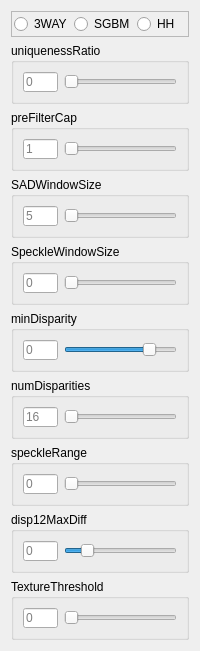
     <widget class="QWidget" name="page_opencv">
      <layout class="QGridLayout" name="gridLayout">
       <item row="1" column="0">
        <widget class="QGroupBox" name="groupBox">
         <property name="toolTip">
          <string>视差唯一性百分比</string>
         </property>
         <property name="title">
          <string>uniquenessRatio</string>
         </property>
         <layout class="QHBoxLayout" name="horizontalLayout_3">
          <item>
           <widget class="QLineEdit" name="lineEdit_uniradio">
            <property name="minimumSize">
             <size>
              <width>35</width>
              <height>20</height>
             </size>
            </property>
            <property name="maximumSize">
             <size>
              <width>30</width>
              <height>20</height>
             </size>
            </property>
            <property name="readOnly">
             <bool>true</bool>
            </property>
            <property name="placeholderText">
             <string>0</string>
            </property>
           </widget>
          </item>
          <item>
           <widget class="QSlider" name="horizontalSlider_uniradio">
            <property name="minimumSize">
             <size>
              <width>0</width>
              <height>20</height>
             </size>
            </property>
            <property name="maximumSize">
             <size>
              <width>16777215</width>
              <height>20</height>
             </size>
            </property>
            <property name="maximum">
             <number>50</number>
            </property>
            <property name="orientation">
             <enum>Qt::Horizontal</enum>
            </property>
           </widget>
          </item>
         </layout>
        </widget>
       </item>
       <item row="2" column="0">
        <widget class="QGroupBox" name="groupBox_2">
         <property name="toolTip">
          <string>前置滤波器截断值</string>
         </property>
         <property name="title">
          <string>preFilterCap</string>
         </property>
         <layout class="QHBoxLayout" name="horizontalLayout_4">
          <item>
           <widget class="QLineEdit" name="lineEdit_prefilcap">
            <property name="minimumSize">
             <size>
              <width>35</width>
              <height>20</height>
             </size>
            </property>
            <property name="maximumSize">
             <size>
              <width>30</width>
              <height>20</height>
             </size>
            </property>
            <property name="readOnly">
             <bool>true</bool>
            </property>
            <property name="placeholderText">
             <string>1</string>
            </property>
           </widget>
          </item>
          <item>
           <widget class="QSlider" name="horizontalSlider_prefilcap">
            <property name="minimumSize">
             <size>
              <width>0</width>
              <height>20</height>
             </size>
            </property>
            <property name="maximumSize">
             <size>
              <width>16777215</width>
              <height>20</height>
             </size>
            </property>
            <property name="minimum">
             <number>1</number>
            </property>
            <property name="maximum">
             <number>100</number>
            </property>
            <property name="orientation">
             <enum>Qt::Horizontal</enum>
            </property>
           </widget>
          </item>
         </layout>
        </widget>
       </item>
       <item row="8" column="0">
        <widget class="QGroupBox" name="groupBox_10">
         <property name="toolTip">
          <string>左右视差图的最大容许差异</string>
         </property>
         <property name="title">
          <string>disp12MaxDiff</string>
         </property>
         <layout class="QHBoxLayout" name="horizontalLayout_10">
          <item>
           <widget class="QLineEdit" name="lineEdit_maxdifdisp12">
            <property name="minimumSize">
             <size>
              <width>35</width>
              <height>20</height>
             </size>
            </property>
            <property name="maximumSize">
             <size>
              <width>30</width>
              <height>20</height>
             </size>
            </property>
            <property name="readOnly">
             <bool>true</bool>
            </property>
            <property name="placeholderText">
             <string>0</string>
            </property>
           </widget>
          </item>
          <item>
           <widget class="QSlider" name="horizontalSlider_maxdifdisp12">
            <property name="minimumSize">
             <size>
              <width>0</width>
              <height>20</height>
             </size>
            </property>
            <property name="maximumSize">
             <size>
              <width>16777215</width>
              <height>20</height>
             </size>
            </property>
            <property name="minimum">
             <number>-1</number>
            </property>
            <property name="maximum">
             <number>5</number>
            </property>
            <property name="orientation">
             <enum>Qt::Horizontal</enum>
            </property>
           </widget>
          </item>
         </layout>
        </widget>
       </item>
       <item row="3" column="0">
        <widget class="QGroupBox" name="groupBox_3">
         <property name="toolTip">
          <string>SAD窗口大小</string>
         </property>
         <property name="title">
          <string>SADWindowSize</string>
         </property>
         <layout class="QHBoxLayout" name="horizontalLayout_5">
          <item>
           <widget class="QLineEdit" name="lineEdit_SadWinSiz">
            <property name="minimumSize">
             <size>
              <width>35</width>
              <height>20</height>
             </size>
            </property>
            <property name="maximumSize">
             <size>
              <width>30</width>
              <height>20</height>
             </size>
            </property>
            <property name="readOnly">
             <bool>true</bool>
            </property>
            <property name="placeholderText">
             <string>5</string>
            </property>
           </widget>
          </item>
          <item>
           <widget class="QSlider" name="horizontalSlider_SadWinSiz">
            <property name="minimumSize">
             <size>
              <width>0</width>
              <height>20</height>
             </size>
            </property>
            <property name="maximumSize">
             <size>
              <width>16777215</width>
              <height>20</height>
             </size>
            </property>
            <property name="minimum">
             <number>5</number>
            </property>
            <property name="maximum">
             <number>51</number>
            </property>
            <property name="singleStep">
             <number>2</number>
            </property>
            <property name="pageStep">
             <number>2</number>
            </property>
            <property name="orientation">
             <enum>Qt::Horizontal</enum>
            </property>
           </widget>
          </item>
         </layout>
        </widget>
       </item>
       <item row="4" column="0">
        <widget class="QGroupBox" name="groupBox_4">
         <property name="toolTip">
          <string>视差连通区域变化度的窗口大小</string>
         </property>
         <property name="title">
          <string>SpeckleWindowSize</string>
         </property>
         <layout class="QHBoxLayout" name="horizontalLayout_6">
          <item>
           <widget class="QLineEdit" name="lineEdit_specwinsz">
            <property name="minimumSize">
             <size>
              <width>35</width>
              <height>20</height>
             </size>
            </property>
            <property name="maximumSize">
             <size>
              <width>30</width>
              <height>20</height>
             </size>
            </property>
            <property name="readOnly">
             <bool>true</bool>
            </property>
            <property name="placeholderText">
             <string>0</string>
            </property>
           </widget>
          </item>
          <item>
           <widget class="QSlider" name="horizontalSlider_specwinsz">
            <property name="minimumSize">
             <size>
              <width>0</width>
              <height>20</height>
             </size>
            </property>
            <property name="maximumSize">
             <size>
              <width>16777215</width>
              <height>20</height>
             </size>
            </property>
            <property name="maximum">
             <number>200</number>
            </property>
            <property name="orientation">
             <enum>Qt::Horizontal</enum>
            </property>
           </widget>
          </item>
         </layout>
        </widget>
       </item>
       <item row="5" column="0">
        <widget class="QGroupBox" name="groupBox_5">
         <property name="toolTip">
          <string>最小视差值</string>
         </property>
         <property name="title">
          <string>minDisparity</string>
         </property>
         <layout class="QHBoxLayout" name="horizontalLayout_7">
          <item>
           <widget class="QLineEdit" name="lineEdit_MinDisp">
            <property name="minimumSize">
             <size>
              <width>35</width>
              <height>20</height>
             </size>
            </property>
            <property name="maximumSize">
             <size>
              <width>30</width>
              <height>20</height>
             </size>
            </property>
            <property name="readOnly">
             <bool>true</bool>
            </property>
            <property name="placeholderText">
             <string>0</string>
            </property>
           </widget>
          </item>
          <item>
           <widget class="QSlider" name="horizontalSlider_MinDisp">
            <property name="minimumSize">
             <size>
              <width>0</width>
              <height>20</height>
             </size>
            </property>
            <property name="maximumSize">
             <size>
              <width>16777215</width>
              <height>20</height>
             </size>
            </property>
            <property name="minimum">
             <number>-64</number>
            </property>
            <property name="maximum">
             <number>16</number>
            </property>
            <property name="orientation">
             <enum>Qt::Horizontal</enum>
            </property>
           </widget>
          </item>
         </layout>
        </widget>
       </item>
       <item row="9" column="0">
        <widget class="QGroupBox" name="groupBox_11">
         <property name="toolTip">
          <string>低纹理区域的判断阈值</string>
         </property>
         <property name="title">
          <string>TextureThreshold</string>
         </property>
         <layout class="QHBoxLayout" name="horizontalLayout_11">
          <item>
           <widget class="QLineEdit" name="lineEdit_textThread">
            <property name="minimumSize">
             <size>
              <width>35</width>
              <height>20</height>
             </size>
            </property>
            <property name="maximumSize">
             <size>
              <width>30</width>
              <height>20</height>
             </size>
            </property>
            <property name="readOnly">
             <bool>true</bool>
            </property>
            <property name="placeholderText">
             <string>0</string>
            </property>
           </widget>
          </item>
          <item>
           <widget class="QSlider" name="horizontalSlider_textThread">
            <property name="minimumSize">
             <size>
              <width>0</width>
              <height>20</height>
             </size>
            </property>
            <property name="maximumSize">
             <size>
              <width>16777215</width>
              <height>20</height>
             </size>
            </property>
            <property name="maximum">
             <number>50</number>
            </property>
            <property name="orientation">
             <enum>Qt::Horizontal</enum>
            </property>
           </widget>
          </item>
         </layout>
        </widget>
       </item>
       <item row="6" column="0">
        <widget class="QGroupBox" name="groupBox_6">
         <property name="toolTip">
          <string>视差窗口大小</string>
         </property>
         <property name="title">
          <string>numDisparities</string>
         </property>
         <layout class="QHBoxLayout" name="horizontalLayout_8">
          <item>
           <widget class="QLineEdit" name="lineEdit_NumDisparities">
            <property name="minimumSize">
             <size>
              <width>35</width>
              <height>20</height>
             </size>
            </property>
            <property name="maximumSize">
             <size>
              <width>30</width>
              <height>20</height>
             </size>
            </property>
            <property name="readOnly">
             <bool>true</bool>
            </property>
            <property name="placeholderText">
             <string>16</string>
            </property>
           </widget>
          </item>
          <item>
           <widget class="QSlider" name="horizontalSlider_NumDisparities">
            <property name="minimumSize">
             <size>
              <width>0</width>
              <height>20</height>
             </size>
            </property>
            <property name="maximumSize">
             <size>
              <width>16777215</width>
              <height>20</height>
             </size>
            </property>
            <property name="minimum">
             <number>16</number>
            </property>
            <property name="maximum">
             <number>256</number>
            </property>
            <property name="singleStep">
             <number>16</number>
            </property>
            <property name="pageStep">
             <number>16</number>
            </property>
            <property name="orientation">
             <enum>Qt::Horizontal</enum>
            </property>
           </widget>
          </item>
         </layout>
        </widget>
       </item>
       <item row="7" column="0">
        <widget class="QGroupBox" name="groupBox_7">
         <property name="toolTip">
          <string>连通区域内的最大视差变化</string>
         </property>
         <property name="title">
          <string>speckleRange</string>
         </property>
         <layout class="QHBoxLayout" name="horizontalLayout_9">
          <item>
           <widget class="QLineEdit" name="lineEdit_specrange">
            <property name="minimumSize">
             <size>
              <width>35</width>
              <height>20</height>
             </size>
            </property>
            <property name="maximumSize">
             <size>
              <width>30</width>
              <height>20</height>
             </size>
            </property>
            <property name="readOnly">
             <bool>true</bool>
            </property>
            <property name="placeholderText">
             <string>0</string>
            </property>
           </widget>
          </item>
          <item>
           <widget class="QSlider" name="horizontalSlider_specrange">
            <property name="minimumSize">
             <size>
              <width>0</width>
              <height>20</height>
             </size>
            </property>
            <property name="maximumSize">
             <size>
              <width>16777215</width>
              <height>20</height>
             </size>
            </property>
            <property name="maximum">
             <number>64</number>
            </property>
            <property name="orientation">
             <enum>Qt::Horizontal</enum>
            </property>
           </widget>
          </item>
         </layout>
        </widget>
       </item>
       <item row="0" column="0">
        <widget class="QFrame" name="frame_4">
         <property name="frameShape">
          <enum>QFrame::StyledPanel</enum>
         </property>
         <property name="frameShadow">
          <enum>QFrame::Raised</enum>
         </property>
         <layout class="QHBoxLayout" name="horizontalLayout_2">
          <property name="spacing">
           <number>2</number>
          </property>
          <property name="leftMargin">
           <number>2</number>
          </property>
          <property name="topMargin">
           <number>2</number>
          </property>
          <property name="rightMargin">
           <number>2</number>
          </property>
          <property name="bottomMargin">
           <number>2</number>
          </property>
          <item>
           <widget class="QRadioButton" name="radioButton_MODE_3WAY">
            <property name="text">
             <string>3WAY</string>
            </property>
           </widget>
          </item>
          <item>
           <widget class="QRadioButton" name="radioButton_MODE_SGBM">
            <property name="text">
             <string>SGBM</string>
            </property>
           </widget>
          </item>
          <item>
           <widget class="QRadioButton" name="radioButton_MODE_HH">
            <property name="text">
             <string>HH</string>
            </property>
           </widget>
          </item>
         </layout>
        </widget>
       </item>
      </layout>
     </widget>
